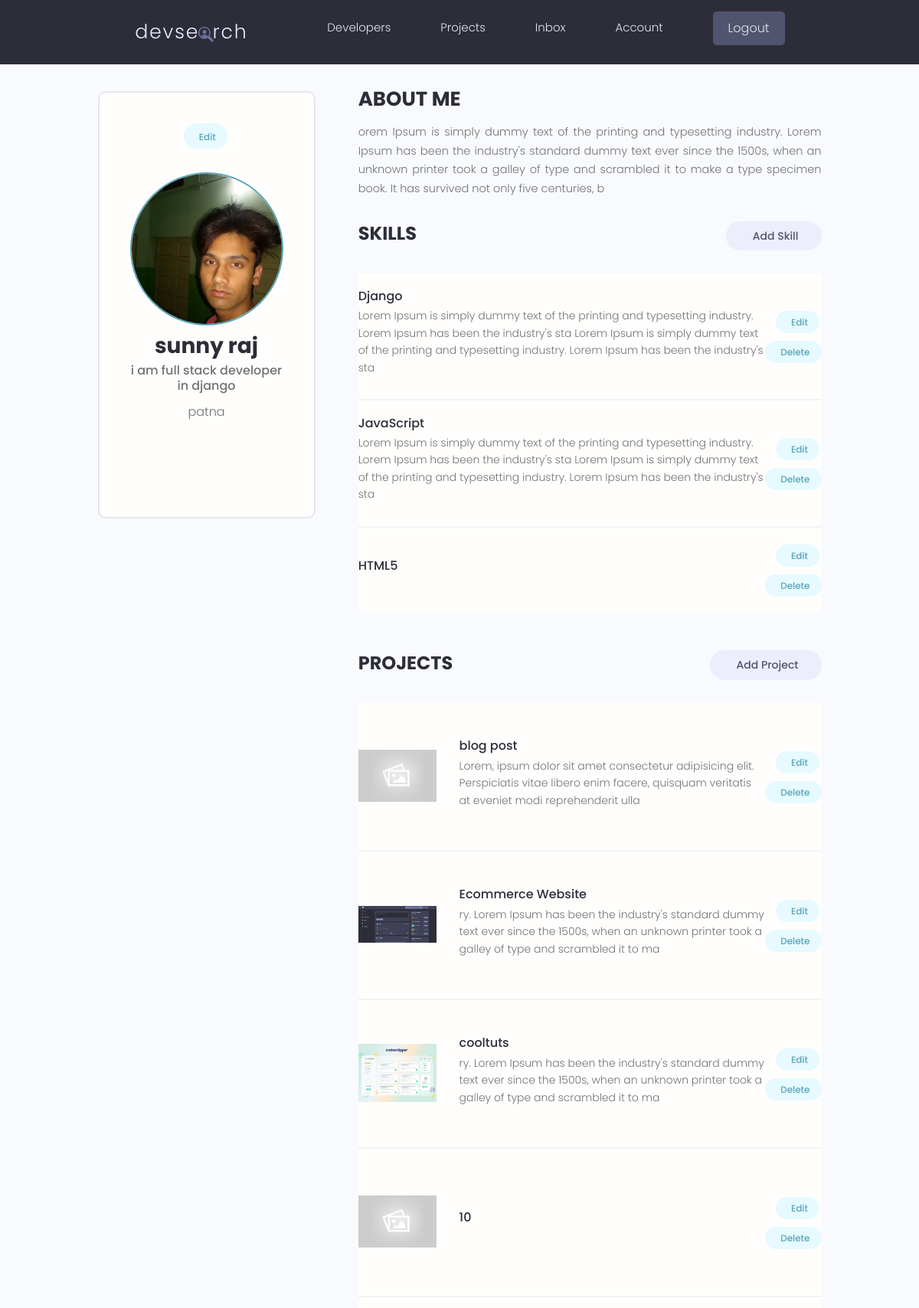
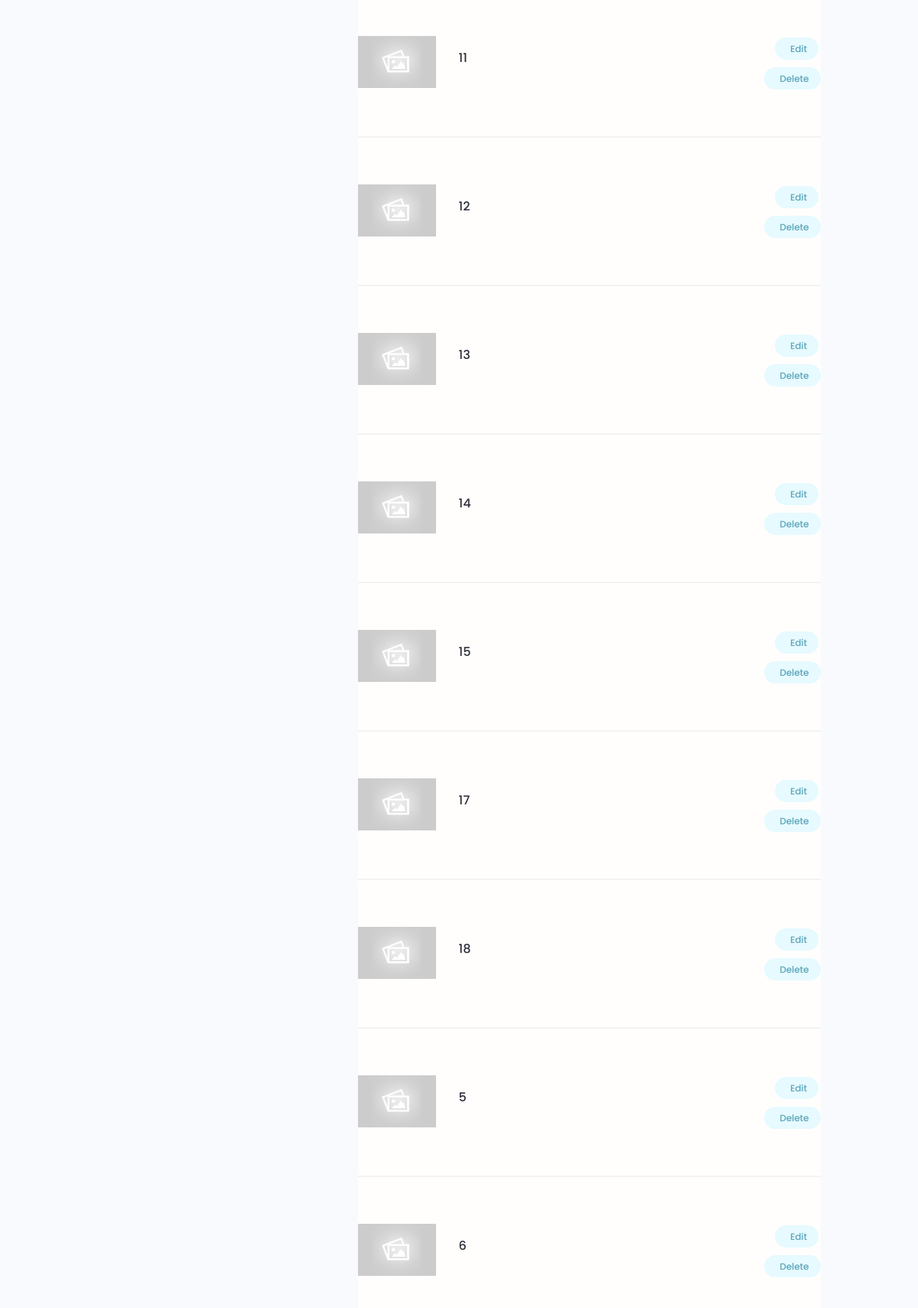
/account/ (signed in, upper part), run on the app's committed database (2 pictures, top to bottom).
### users/models.py (models this page shows, shortened)
class Profile(models.Model):
    user = models.OneToOneField(User,on_delete=models.CASCADE,null=True,blank=True)
    name=models.CharField(max_length=200,blank=True,null=True)
    email=models.EmailField(max_length=500,blank=True,null=True)
    username=models.CharField(max_length=200,null=True,blank=True,editable=False)
    location=models.CharField(max_length=200,blank=True,null=True)
    short_intro=models.CharField(max_length=200,null=True,blank=True)
    bio=models.TextField(blank=True,null=True)
    profile_image=models.ImageField(null=True,blank=True,upload_to='profiles/',default='profiles/user-default.png')
    social_twitter = models.CharField(max_length=200,blank=True,null=True)
    social_linkedin = models.CharField(max_length=200,blank=True,null=True)
    social_github = models.CharField(max_length=200,blank=True,null=True)
    social_website = models.CharField(max_length=200,blank=True,null=True)
    created=models.DateTimeField(auto_now_add=True)
    id=models.UUIDField(default=uuid.uuid4,unique=True,primary_key=True,editable=False)
    def imageURL(self):
        try:
            url=self.profile_image.url
        except:
            url='http://127.0.0.1:8000/images/profiles/user-default.png'
        return url
    class Meta:
        ordering=['name']

class Skill(models.Model):
    owner=ForeignKey(Profile,on_delete=models.CASCADE,null=True,blank=True)
    name=models.CharField(max_length=200,blank=True,null=True)
    description=models.TextField(null=True,blank=True)
    created=models.DateTimeField(auto_now_add=True)
    id=models.UUIDField(default=uuid.uuid4,unique=True,primary_key=True,editable=False)

### projects/models.py (models this page shows, shortened)
class Project(models.Model):
    owner=models.ForeignKey(Profile,on_delete=models.CASCADE,null=True,blank=True)
    title=models.CharField(max_length=100)
    description=models.TextField(null=True,blank=True)
    featured_image=models.ImageField(null=True,blank=True,default='default.jpg')
    demo_link=models.CharField(max_length=2000,null=True,blank=True)
    source_link=models.CharField(max_length=2000,null=True,blank=True)
    tags=models.ManyToManyField('Tag',blank=True)
    vote_total=models.IntegerField(default=0,null=True,blank=True)
    vote_ratio=models.IntegerField(default=0,null=True,blank=True)
    created=models.DateTimeField(auto_now_add=True)
    id=models.UUIDField(default=uuid.uuid4,unique=True,primary_key=True,editable=False)
    class Meta:
        ordering=['-vote_ratio','-vote_total','title']
    def imageURL(self):
        try:
            url=self.featured_image.url
        except:
            url='http://127.0.0.1:8000/images/default.jpg'
        return url

### users/views.py (the view)
# urls.py: path('account/',views.userAccount,name="account"),
@login_required(login_url='login')
def userAccount(request):
    profile=request.user.profile
    projects=profile.project_set.all()
    context={'profile':profile,'projects':projects}
    return render(request,'users/account.html',context)

### users/templates/users/account.html (shortened to what this page needs)
{% extends 'main.html' %}
{% load static %}
{% block content %}
  <main class="settingsPage profile my-md">
    <div class="container">
      <div class="layout">
        <div class="column column--1of3">
          <div class="card text-center">
            <div class="card__body dev">
              <a class="tag tag--pill tag--main settings__btn" href="{% url 'edit-account' %}"> Edit</a>
              <img class="avatar avatar--xl dev__avatar" src="{{profile.imageURL}}" />
              <h2 class="dev__name">{{profile.name}}</h2>
              <p class="dev__title">{{profile.short_intro}}</p>
              <p class="dev__location">{{profile.location}}</p>
              <ul class="dev__social">
              </ul>
            </div>
          </div>
        </div>
        <div class="column column--2of3">
          <div class="devInfo">
            <h3 class="devInfo__title">About Me</h3>
            <p class="devInfo__about">
            {{profile.bio}}
            </p>
          </div>
          <div class="settings">
            <h3 class="settings__title">Skills</h3>
            <a class="tag tag--pill tag--sub settings__btn tag--lg" href="{% url 'create-skill' %}"> Add Skill</a>
          </div>
          <table class="settings__table">
            {% for skill in profile.skill_set.all %}
            <tr>
              <td class="settings__tableInfo">
                <h4>{{skill.name}}</h4>
                <p>
                 {{skill.description}}
                </p>
              </td>
              <td class="settings__tableActions">
                <a class="tag tag--pill tag--main settings__btn" href="{% url 'update-skill' skill.id %}"> Edit</a>
                <a class="tag tag--pill tag--main settings__btn" href="{% url 'delete-skill' skill.id %}?next=/account">
                  Delete</a>
              </td>
            </tr>
            {% endfor %}
          </table>
          <div class="settings">
            <h3 class="settings__title">Projects</h3>
            <a class="tag tag--pill tag--sub settings__btn tag--lg" href="{% url 'create-project' %}"> Add Project</a>
          </div>
          <table class="settings__table">
            {% for project in projects %}
            <tr>
              <td class="settings__thumbnail">
                <a href="{% url 'project' project.id %}"><img src="{{project.imageURL}}" alt="Project Thumbnail" /></a>
              </td>
              <td class="settings__tableInfo">
                <a href="{% url 'project' project.id %}">{{project.title}}</a>
                <p>
                  {{project.description|slice:'150'}}
                </p>
              </td>
              <td class="settings__tableActions">
                <a class="tag tag--pill tag--main settings__btn" href="{% url 'update-project' project.id %}"> Edit</a>
                <a class="tag tag--pill tag--main settings__btn" href="{% url 'delete-project' project.id %}?next=/account">
                  Delete</a>
              </td>
            </tr>
            {% endfor %}
          </table>
        </div>
      </div>
    </div>
  </main>
{% endblock content %}

### static/styles/app.css (style rules this page uses)
:root { --color-sub: #2d2d39; }
.card { border: 2px solid var(--color-light); }
img { width: 100%; }
.profile .card > .dev { padding: 4rem; }
.dev__avatar { display: block; margin: auto; }
.dev__name { color: var(--color-sub); font-size: 2.8rem; font-weight: 700; margin-top: 1rem; margin-bottom: 0.5rem; }
.dev__title { font-size: 1.6rem; font-weight: 500; line-height: 1.3; }
.dev__location { margin-top: 1rem; }
.dev__social { margin: 3rem 0; list-style: none; display: flex; justify-content: center; gap: 1.5rem; }
.devInfo { margin-bottom: 3rem; }
.devInfo__title, .devInfo__subtitle { font-size: 2.6rem; color: var(--color-sub); text-transform: uppercase; font-weight: 700; margin-bottom: 1.5rem; }
.devInfo__about, .devSkill__info { font-size: 1.45rem; line-height: 1.7; text-align: justify; }
.settingsPage .dev > .settings__btn { display: inline-block; margin-bottom: 3rem; }
.settings { display: flex; justify-content: space-between; align-items: center; }
.settings__title { font-size: 2.4rem; text-transform: uppercase; font-weight: 700; color: var(--color-sub); }
.settings__table { margin-top: 3rem; margin-bottom: 5rem; padding: 0 3rem; background: var(--color-white); }
.settings__table tr { width: 100%; }
.settings__table tr > td { padding: 2rem 0; }
.settings__table tr:not(:last-child) td { border-bottom: 2px solid var(--color-white-light); }
.settings__thumbnail { width: 23%; min-width: 10rem; }
.settings__thumbnail img { padding-right: 3rem; height: 15rem; object-fit: contain; }
.settings__tableInfo { width: 100%; }
.settings__tableInfo h4, .settings__tableInfo a { padding-right: 1rem; width: auto; font-size: 1.6rem; font-weight: 500; color: var(--color-sub); }
.settings__tableInfo p { font-size: 1.4rem; }
.settings__tableActions { text-align: right; }

### static/uikit/styles/modules/_variables.css (style rules this page uses)
:root { --color-main: #5aa5b9; --color-main-light: #e6faff; --color-sub: #3f4156; --color-sub-light: #51546e; --color-sub-lighter: #ededfd; --color-text: #737373; --color-gray: #8b8b8b; --color-light: #e5e7eb; --color-light-gray: #767676; --color-bg: #f8fafd; --color-white: #fffefd; --color-white-light: #f3f3f3; --color-success: #359e64; --color-success-bg: #def8e8; --color-error: #fc4b0b; --color-error-bg: #fff2ee; --font-base: 'Poppins', arial, helvetica, 'Segoe UI', roboto, ubuntu, sans-serif; --font-monospace: 'Fira Code', 'Courier New', courier, monospace; --font-regular: 300; --font-medium: 500; --font-bold: 700; --generic-shadow: 1px 1px 5px #00000010; --generic-transition: all 0.3s ease-in-out; }

### static/uikit/styles/modules/_base.css (style rules this page uses)
* { margin: 0; padding: 0; box-sizing: border-box; text-rendering: optimizeLegibility; color: inherit; font-size: inherit; }
html { font-size: 50%; }
@media only screen and (min-width: 480px) { html { font-size: 56.25%; } }
@media only screen and (min-width: 1200px) { html { font-size: 62.5%; } }
body { line-height: 1.6; font-weight: 400; font-size: 1.5rem; color: var(--color-text); background-color: var(--color-bg); min-height: 100vh; }

### static/uikit/styles/modules/_typography.css (style rules this page uses)
* { font-family: var(--font-base); }
h2 { font-size: 3.6rem; font-weight: var(--font-bold); }
h3 { font-size: 3.2rem; font-weight: var(--font-medium); }
h4 { font-size: 2.8rem; font-weight: var(--font-medium); }
p, span, strong { font-size: 1.6rem; color: var(--color-text); font-weight: var(--font-regular); }
a { padding-bottom: 2px; text-decoration: none; display: inline-block; color: var(--color-main); font-weight: var(--font-medium); }

### static/uikit/styles/modules/_utilities.css (style rules this page uses)
.container { width: 92%; max-width: 165rem; margin: 0 auto; box-sizing: border-box; }
@media screen and (min-width: 1000px) { .container { width: 90%; } }
@media screen and (min-width: 1200px) { .container { width: 80%; } }
.text-center { text-align: center; }
.my-md { margin: 3rem auto; }

### static/uikit/styles/modules/_avatar.css (style rules this page uses)
.avatar { border-radius: 50%; border: 2px solid var(--color-main); object-fit: cover; }
.avatar--xl { height: 20rem; width: 20rem; }

### static/uikit/styles/modules/_card.css (style rules this page uses)
.card { border-radius: 1rem; background-color: var(--color-white); border: 1.5px solid var(--color-light); width: auto; height: auto; margin-top: 0.5rem; margin-bottom: 0.5rem; overflow: hidden; }
.card__body, .card__header { padding: 2rem 2.5rem; }

### static/uikit/styles/modules/_layout.css (style rules this page uses)
.layout { display: flex; flex-flow: row wrap; justify-content: space-between; }
.layout > .column { margin-bottom: 3rem; }
.layout > .column.column--1of3 { flex-basis: 30%; }
.layout > .column.column--2of3 { flex-basis: 64%; }

### data on the page
Profile: imageURL (picture), name "sunny raj", short_intro "i am full stack developer in django", location "patna", bio "orem Ipsum is simply dummy text of the printing and typesetting industry. Lorem Ipsum has been the industry's standard dummy text ever since the 1500s, when an unknown printer took a galley of type and scrambled it to make a type specimen book. It has survived not only five centuries, b"
Skill: name "Django", description "Lorem Ipsum is simply dummy text of the printing and typesetting industry. Lorem Ipsum has been the industry's sta Lorem Ipsum is simply dummy text of the printing and typesetting industry. Lorem Ipsum has been the industry's sta"
Skill: name "JavaScript", description "Lorem Ipsum is simply dummy text of the printing and typesetting industry. Lorem Ipsum has been the industry's sta Lorem Ipsum is simply dummy text of the printing and typesetting industry. Lorem Ipsum has been the industry's sta"
Skill: name "HTML5"
Project: imageURL (placeholder picture), title "blog post", description "Lorem, ipsum dolor sit amet consectetur adipisicing elit. Perspiciatis vitae libero enim facere, quisquam veritatis at eveniet modi reprehenderit ulla"
Project: imageURL (picture), title "Ecommerce Website", description "ry. Lorem Ipsum has been the industry's standard dummy text ever since the 1500s, when an unknown printer took a galley of type and scrambled it to ma"
Project: imageURL (picture), title "cooltuts", description "ry. Lorem Ipsum has been the industry's standard dummy text ever since the 1500s, when an unknown printer took a galley of type and scrambled it to ma"
Project: title "10"
Project: imageURL (placeholder picture), title "11"
Project: imageURL (placeholder picture), title "12"
Project: imageURL (placeholder picture), title "13"
Project: imageURL (placeholder picture), title "14"
Project: imageURL (placeholder picture), title "15"
Project: imageURL (placeholder picture), title "17"
Project: imageURL (placeholder picture), title "18"
Project: imageURL (placeholder picture), title "5"
Project: imageURL (placeholder picture), title "6"
